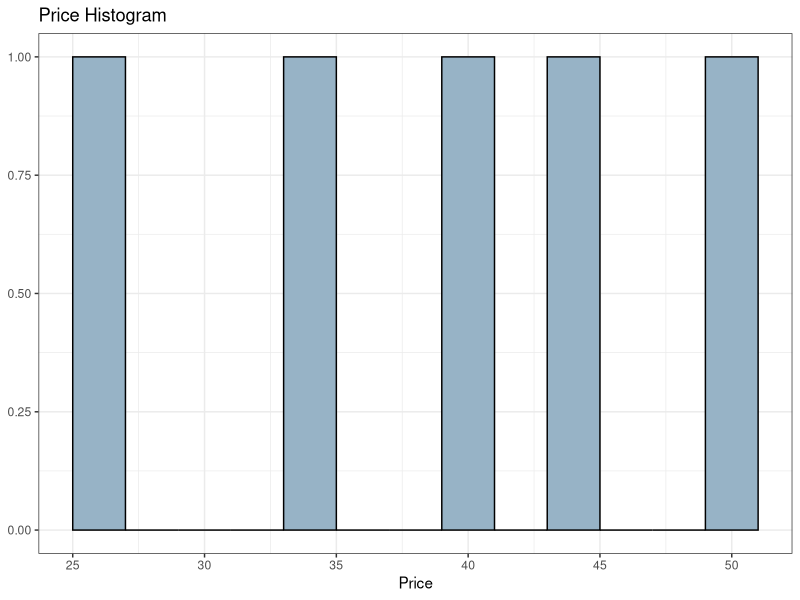
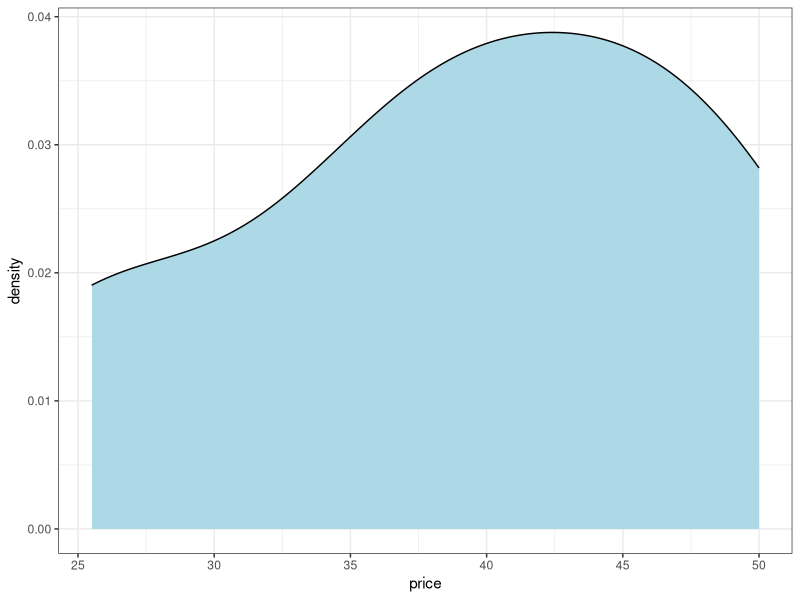

Write R code to recreate these figures, in order.
# Exercise 4 – Histograms and Distributions
# Using the products data frame (Ex. 16, Mixed Folder):
# Tasks:
# 1. Create a histogram of the price variable.
# 2. Change the number of bins.
# 3. Add color to the bars.
# 4. Add a title and axis labels.
# 5. Create a density plot of price.

library(tidyverse)

#Dataset
products <- data.frame(product_id = c(101, 102, 103, 104, 105),
                       category = c("A", "B", "A", "C", "B"),
                       price = c(25.5, 40.0, 35.0, 50.0, 45.0),
                       quantity = c(10, 5, 12, 7, 9))


# 1. Create a histogram of the price variable
products %>%
  ggplot(aes(price))+
  geom_histogram(binwidth = 2, 
                 fill = "#97B3C6",
                 color = "black")+
  theme_bw()+
  labs(x="Price", 
       y=NULL, 
       title="Price Histogram")

# 5. Create a density plot of price
products %>%
  ggplot(aes(price)) +
  geom_density(fill="lightblue")+
  theme_bw()
